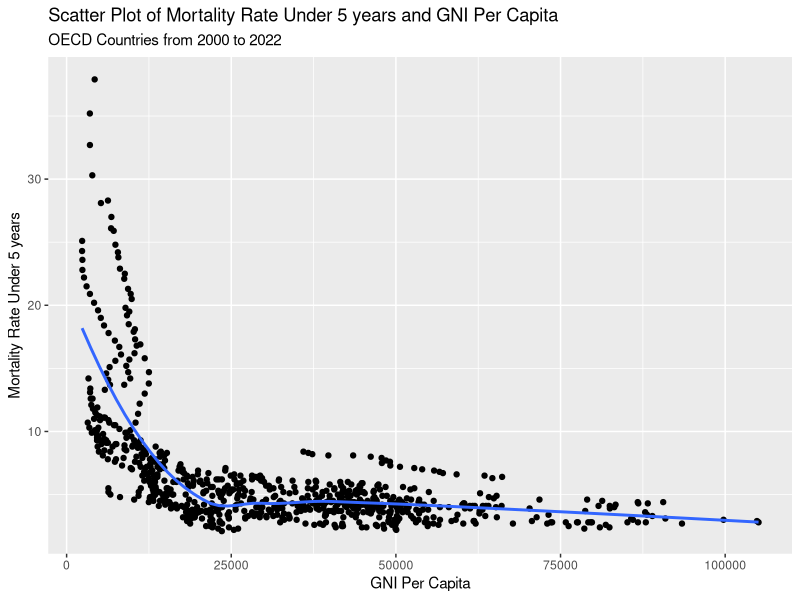
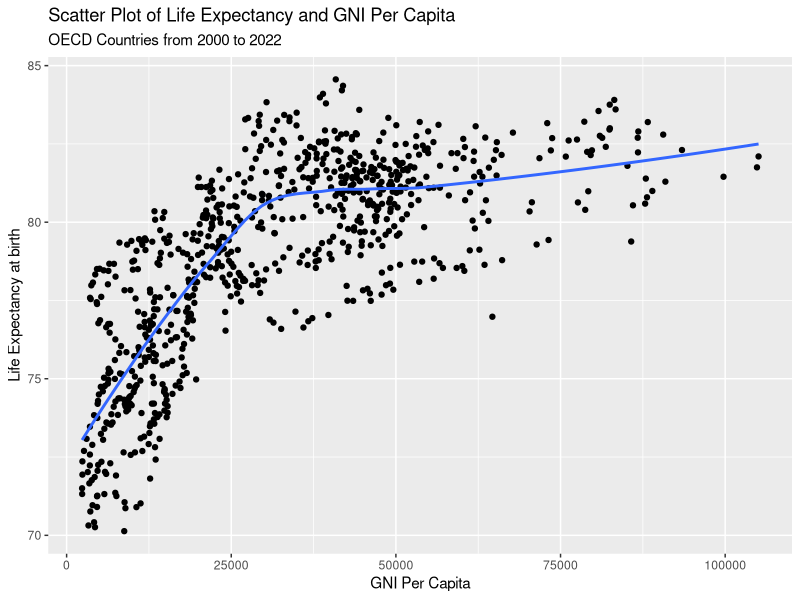

Source code (R) for these figures, in order:
## ---- chunk 1
knitr::opts_chunk$set(echo = TRUE)
## ---- chunk 2
library(tidyverse)
library(kableExtra)
library(ggplot2)
library(knitr)
df <- read.csv("data/cleaned_data.csv")

## ---- chunk 3
df %>%
  ggplot(aes(x = GNIPerCapita, y = Mortality_U5_Total)) + 
  geom_point() +
  geom_smooth( se = FALSE) +
  labs(title="Scatter Plot of Mortality Rate Under 5 years and GNI Per Capita",
       subtitle="OECD Countries from 2000 to 2022",
       y="Mortality Rate Under 5 years",
       x="GNI Per Capita") 
## ---- chunk 4
df %>%
  ggplot(aes(x = GNIPerCapita, y = LifeExp_Total)) + 
  geom_point() +
  geom_smooth( se = FALSE) +
  labs(title="Scatter Plot of Life Expectancy and GNI Per Capita",
       subtitle="OECD Countries from 2000 to 2022",
       y="Life Expectancy at birth",
       x="GNI Per Capita") 
## ---- chunk 5
df %>%
  summarize(Mortality_U5_correlation = cor(GNIPerCapita, Mortality_U5_Total, use = "complete.obs"),
            LifeExp_correlation = cor(GNIPerCapita, LifeExp_Total, use = "complete.obs")
            ) %>% kable(caption="GNI Per Capita Correlation to Mortality and Life Expectancy" ) %>% kable_styling(full_width = FALSE,position='left')
## ---- chunk 6
df %>% group_by(Country_Name) %>%
  summarise("Avg GNI Per Capita" = round(mean(GNIPerCapita),2),
            "Avg Life Expectancy" = round(mean(LifeExp_Total),2),
            "Avg Mortality U5" = round(mean(Mortality_U5_Total),2)) %>%
  arrange(`Avg GNI Per Capita`) %>%
  mutate("Rank Life Expectancy" = rank(-`Avg Life Expectancy`),
         "Rank Mortality U5" = rank(`Avg Mortality U5`)) %>%
  arrange(`Avg GNI Per Capita`) %>% head(10) %>% kable(caption="Countries with 10 Lowest Average GNI Per Capita") %>% kable_styling(full_width = FALSE, position = "left")
